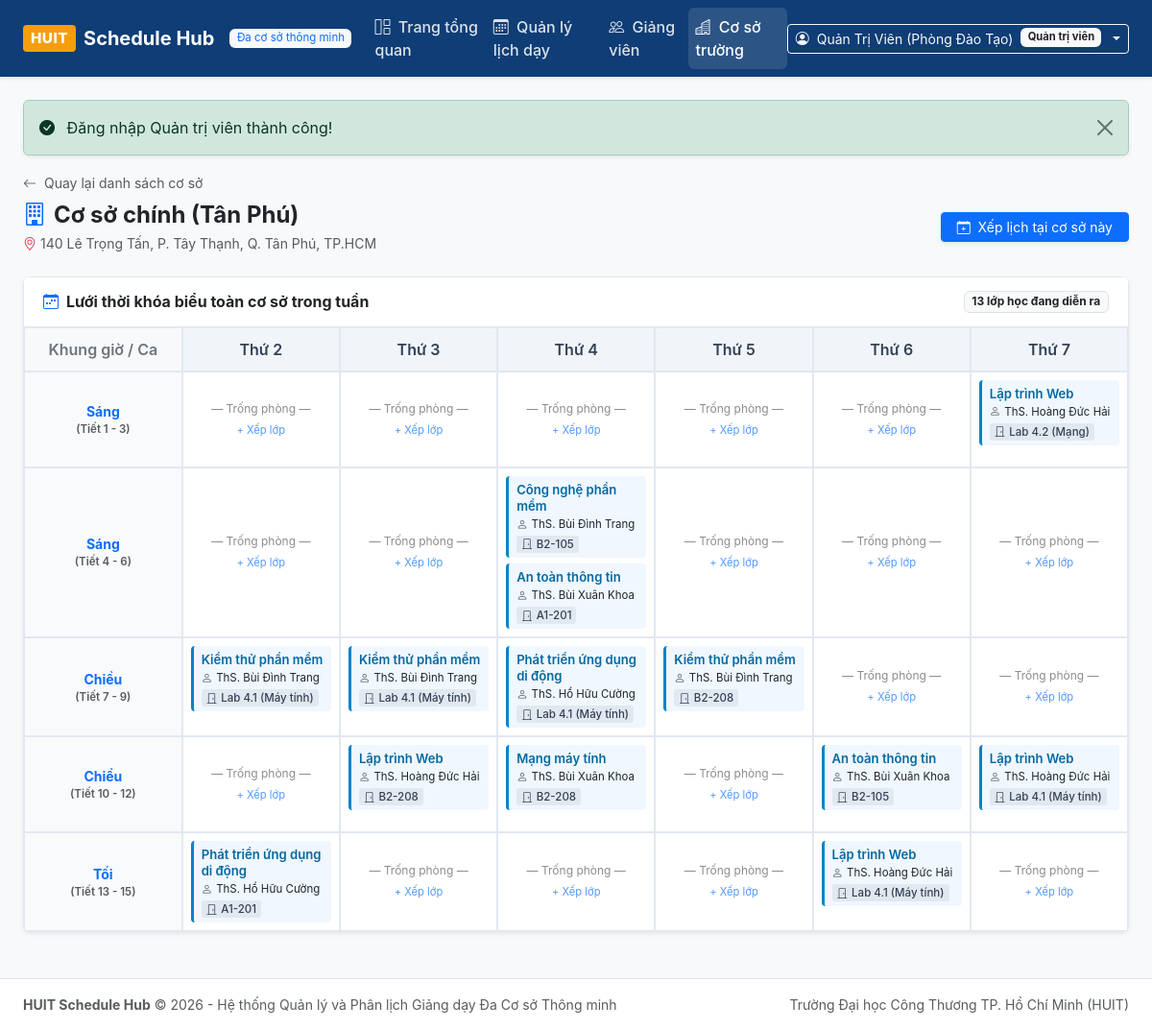
The app's page /?action=branch_view&id=1 (signed in) with its own data.
### tables this page shows
CREATE TABLE `branches` (
  `id` int NOT NULL AUTO_INCREMENT,
  `branch_name` varchar(255) NOT NULL,
  `address` varchar(255) NOT NULL,
  `created_at` timestamp NULL DEFAULT CURRENT_TIMESTAMP,
  PRIMARY KEY (`id`)
);

CREATE TABLE `schedules` (
  `id` int NOT NULL AUTO_INCREMENT,
  `teacher_id` int NOT NULL,
  `branch_id` int NOT NULL,
  `subject_name` varchar(150) NOT NULL,
  `room` varchar(50) NOT NULL,
  `day_of_week` varchar(20) NOT NULL,
  `shift_or_periods` varchar(50) NOT NULL,
  `semester` varchar(50) DEFAULT 'HK1 (2026-2027)',
  `notes` text,
  `created_at` timestamp NULL DEFAULT CURRENT_TIMESTAMP,
  PRIMARY KEY (`id`),
  KEY `fk_schedule_teacher` (`teacher_id`),
  KEY `fk_schedule_branch` (`branch_id`),
  CONSTRAINT `fk_schedule_branch` FOREIGN KEY (`branch_id`) REFERENCES `branches` (`id`) ON DELETE CASCADE,
  CONSTRAINT `fk_schedule_teacher` FOREIGN KEY (`teacher_id`) REFERENCES `teachers` (`id`) ON DELETE CASCADE
);

CREATE TABLE `teachers` (
  `id` int NOT NULL AUTO_INCREMENT,
  `full_name` varchar(150) NOT NULL,
  `email` varchar(150) NOT NULL,
  `phone` varchar(20) NOT NULL,
  `expertise` varchar(255) NOT NULL,
  `password` varchar(255) NOT NULL DEFAULT '$2y$10$92IXUNpkjO0rOQ5byMi.Ye4oKoEa3Ro9llC/.og/at2.uheWG/igi',
  `created_at` timestamp NULL DEFAULT CURRENT_TIMESTAMP,
  PRIMARY KEY (`id`),
  UNIQUE KEY `email` (`email`)
);

### src/Controllers/BranchController.php (called while the page is built, shortened)
<?php
class BranchController {
    public function view(): void {
        $id = (int)($_GET['id'] ?? 0);
        $branch = Branch::find($id);
        $schedules = Schedule::all(['branch_id' => $id]);
        $matrix = Schedule::getMatrixData($id, null);
        $days = Schedule::$daysOfWeek;
        $shifts = Schedule::$shifts;
        require_once __DIR__ . '/../../views/branches/view.php';
    }
}

### src/Models/Branch.php (called while the page is built, shortened)
<?php
class Branch {
    public static function find(int $id): ?array {
        $pdo = Database::getConnection();
        $stmt = $pdo->prepare("SELECT * FROM branches WHERE id = :id LIMIT 1");
        $stmt->execute(['id' => $id]);
        $row = $stmt->fetch();
        return $row ?: null;
    }
}

### src/Models/Schedule.php (called while the page is built, shortened)
<?php
class Schedule {
    public static array $daysOfWeek = [
        'Thứ 2',
        'Thứ 3',
        'Thứ 4',
        'Thứ 5',
        'Thứ 6',
        'Thứ 7'
    ];
    public static array $shifts = [
        'Sáng (Tiết 1 - 3)',
        'Sáng (Tiết 4 - 6)',
        'Chiều (Tiết 7 - 9)',
        'Chiều (Tiết 10 - 12)',
        'Tối (Tiết 13 - 15)'
    ];
    public static function all(array $filters = []): array {
        $pdo = Database::getConnection();
        $sql = "SELECT s.*,
                       t.full_name AS teacher_name, t.email AS teacher_email, t.expertise,
                       b.branch_name, b.address AS branch_address
                FROM schedules s
                JOIN teachers t ON s.teacher_id = t.id
                JOIN branches b ON s.branch_id = b.id
                WHERE 1=1";
        $params = [];
        if (!empty($filters['branch_id'])) {
            $sql .= " AND s.branch_id = :branch_id";
            $params['branch_id'] = (int)$filters['branch_id'];
        }
        $sql .= " ORDER BY FIELD(s.day_of_week, 'Thứ 2','Thứ 3','Thứ 4','Thứ 5','Thứ 6','Thứ 7'), s.shift_or_periods ASC";
        $stmt = $pdo->prepare($sql);
        $stmt->execute($params);
        return $stmt->fetchAll();
    }
    public static function getMatrixData(?int $branchId = null, ?int $teacherId = null): array {
        $schedules = self::all([
            'branch_id' => $branchId,
            'teacher_id' => $teacherId
        ]);
        $matrix = [];
        foreach (self::$shifts as $shift) {
            $matrix[$shift] = [];
            foreach (self::$daysOfWeek as $day) {
                $matrix[$shift][$day] = [];
            }
        }
        foreach ($schedules as $s) {
            $shift = $s['shift_or_periods'];
            $day = $s['day_of_week'];
            if (isset($matrix[$shift][$day])) {
                $matrix[$shift][$day][] = $s;
            }
        }
        return $matrix;
    }
}

### views/branches/view.php (the view, shortened to what this page needs)
<?php
require_once __DIR__ . '/../layouts/header.php';
?>
<div class="mb-4">
    <a href="?action=branches" class="text-decoration-none text-muted small">
        <i class="bi bi-arrow-left me-1"></i> Quay lại danh sách cơ sở
    </a>
    <div class="d-flex flex-column flex-md-row justify-content-between align-items-md-center gap-3 mt-2">
        <div>
            <h4 class="fw-bold mb-1 text-dark">
                <i class="bi bi-building text-primary me-2"></i><?= htmlspecialchars($branch['branch_name']) ?>
            </h4>
            <div class="text-muted small">
                <i class="bi bi-geo-alt text-danger me-1"></i><?= htmlspecialchars($branch['address']) ?>
            </div>
        </div>
        <div>
            <a href="?action=schedule_create&branch_id=<?= $branch['id'] ?>" class="btn btn-primary btn-sm px-3 shadow-sm">
                <i class="bi bi-calendar-plus me-1"></i> Xếp lịch tại cơ sở này
            </a>
        </div>
    </div>
</div>
<div class="card shadow-sm mb-4">
    <div class="card-header bg-white d-flex justify-content-between align-items-center">
        <span class="fw-bold text-dark">
            <i class="bi bi-calendar-week me-2 text-primary"></i>Lưới thời khóa biểu toàn cơ sở trong tuần
        </span>
        <span class="badge bg-light text-dark border">
            <?= count($schedules) ?> lớp học đang diễn ra
        </span>
    </div>
    <div class="card-body p-0 table-responsive">
        <table class="table-matrix mb-0">
            <thead>
                <tr>
                    <th style="width: 140px;" class="bg-light text-secondary">Khung giờ / Ca</th>
                    <?php foreach ($days as $day): ?>
                        <th class="text-center"><?= htmlspecialchars($day) ?></th>
                    <?php endforeach; ?>
                </tr>
            </thead>
            <tbody>
                <?php foreach ($shifts as $shift): ?>
                    <tr>
                        <td class="shift-header">
                            <div class="fw-bold text-primary small"><?= htmlspecialchars(explode('(', $shift)[0]) ?></div>
                            <div class="text-muted" style="font-size: 0.72rem;"><?= htmlspecialchars('(' . (explode('(', $shift)[1] ?? '')) ?></div>
                        </td>
                        <?php foreach ($days as $day): ?>
                            <?php $cellSchedules = $matrix[$shift][$day] ?? []; ?>
                            <td>
                                <?php if (!empty($cellSchedules)): ?>
                                    <?php foreach ($cellSchedules as $sch): ?>
                                        <div class="schedule-card">
                                            <span class="subj-title"><?= htmlspecialchars($sch['subject_name']) ?></span>
                                            <div class="small text-dark mb-1">
                                                <i class="bi bi-person me-1 text-muted"></i><?= htmlspecialchars($sch['teacher_name']) ?>
                                            </div>
                                            <span class="badge-room"><i class="bi bi-door-closed me-1"></i><?= htmlspecialchars($sch['room']) ?></span>
                                        </div>
                                    <?php endforeach; ?>
                                <?php else: ?>
                                    <div class="h-100 d-flex flex-column justify-content-center align-items-center text-muted" style="opacity: 0.7; min-height: 70px;">
                                        <span class="small" style="font-size: 0.75rem;">— Trống phòng —</span>
                                        <a href="?action=schedule_create&branch_id=<?= $branch['id'] ?>&day=<?= urlencode($day) ?>&shift=<?= urlencode($shift) ?>"
                                           class="btn btn-link btn-sm p-0 text-decoration-none mt-1" style="font-size: 0.7rem;">
                                            + Xếp lớp
                                        </a>
                                    </div>
                                <?php endif; ?>
                            </td>
                        <?php endforeach; ?>
                    </tr>
                <?php endforeach; ?>
            </tbody>
        </table>
    </div>
</div>
<?php require_once __DIR__ . '/../layouts/footer.php'; ?>

### public/css/style.css (style rules this page uses)
:root { --huit-primary: #0f3d75; --huit-primary-hover: #0b2e59; --huit-accent: #0284c7; --huit-bg: #f8fafc; --huit-card-bg: #ffffff; --huit-border: #e2e8f0; --huit-text-main: #1e293b; --huit-text-muted: #64748b; }
body { background-color: var(--huit-bg); color: var(--huit-text-main); font-family: -apple-system, BlinkMacSystemFont, "Segoe UI", Roboto, "Helvetica Neue", Arial, sans-serif; min-height: 100vh; display: flex; flex-direction: column; }
.card { background-color: var(--huit-card-bg); border: 1px solid var(--huit-border); border-radius: 8px; box-shadow: 0 1px 3px rgba(0, 0, 0, 0.04); }
.card-header { background-color: #ffffff; border-bottom: 1px solid var(--huit-border); padding: 0.85rem 1.25rem; font-weight: 600; }
.table-matrix { border-collapse: separate; border-spacing: 0; width: 100%; }
.table-matrix th { background-color: #f1f5f9; color: #334155; font-weight: 600; text-align: center; padding: 10px 8px; border: 1px solid var(--huit-border); }
.table-matrix td { border: 1px solid var(--huit-border); vertical-align: top; padding: 8px; min-height: 90px; height: 100px; width: 14.28%; background-color: #ffffff; transition: background-color 0.1s ease; }
.table-matrix td.shift-header { background-color: #f8fafc; font-weight: 600; color: #475569; text-align: center; vertical-align: middle; width: 120px; }
.schedule-card { background: #f0f7ff; border-left: 3px solid #0284c7; border-radius: 4px; padding: 6px 8px; margin-bottom: 6px; font-size: 0.82rem; line-height: 1.3; }
.schedule-card:last-child { margin-bottom: 0; }
.schedule-card .subj-title { font-weight: 600; color: #0369a1; display: block; margin-bottom: 3px; }
.schedule-card .badge-room { background-color: #e2e8f0; color: #334155; font-weight: 500; font-size: 0.72rem; padding: 2px 5px; border-radius: 3px; }

### records on screen
branches: branch_name "Cơ sở chính (Tân Phú)", address "140 Lê Trọng Tấn, P. Tây Thạnh, Q. Tân Phú, TP.HCM"
schedules: subject_name "Lập trình Web", teacher.full_name "ThS. Hoàng Đức Hải", room "Lab 4.2 (Mạng)"
schedules: subject_name "Công nghệ phần mềm", teacher.full_name "ThS. Bùi Đình Trang", room "B2-105"
schedules: subject_name "An toàn thông tin", teacher.full_name "ThS. Bùi Xuân Khoa", room "A1-201"
schedules: subject_name "Kiểm thử phần mềm", teacher.full_name "ThS. Bùi Đình Trang", room "Lab 4.1 (Máy tính)"
schedules: subject_name "Kiểm thử phần mềm", teacher.full_name "ThS. Bùi Đình Trang", room "Lab 4.1 (Máy tính)"
schedules: subject_name "Phát triển ứng dụng di động", teacher.full_name "ThS. Hồ Hữu Cường", room "Lab 4.1 (Máy tính)"
schedules: subject_name "Kiểm thử phần mềm", teacher.full_name "ThS. Bùi Đình Trang", room "B2-208"
schedules: subject_name "Lập trình Web", teacher.full_name "ThS. Hoàng Đức Hải", room "B2-208"
schedules: subject_name "Mạng máy tính", teacher.full_name "ThS. Bùi Xuân Khoa", room "B2-208"
schedules: subject_name "An toàn thông tin", teacher.full_name "ThS. Bùi Xuân Khoa", room "B2-105"
schedules: subject_name "Lập trình Web", teacher.full_name "ThS. Hoàng Đức Hải", room "Lab 4.1 (Máy tính)"
schedules: subject_name "Phát triển ứng dụng di động", teacher.full_name "ThS. Hồ Hữu Cường", room "A1-201"
schedules: subject_name "Lập trình Web", teacher.full_name "ThS. Hoàng Đức Hải", room "Lab 4.1 (Máy tính)"

### other values on screen
$currentUser['name'] "Quản Trị Viên (Phòng Đào Tạo)"
$_SESSION['flash_success'] "Đăng nhập Quản trị viên thành công!"
count($schedules) "13"
$day "Thứ 2"
$day "Thứ 3"
$day "Thứ 4"
$day "Thứ 5"
$day "Thứ 6"
$day "Thứ 7"
explode('(', $shift)[0] "Sáng"
explode('(', $shift)[0] "Chiều"
explode('(', $shift)[0] "Tối"
